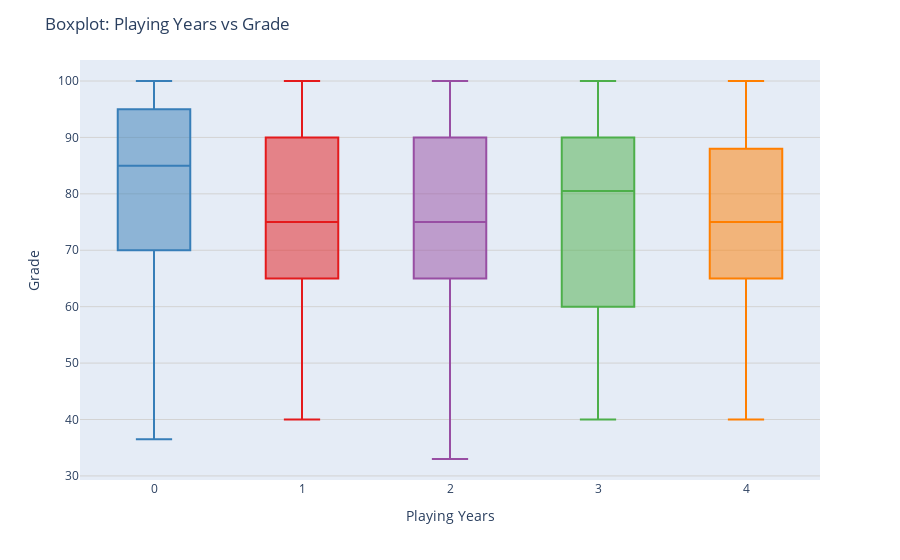

The notebook cell saved with this chart:
### Markdown cell above
### 3.2.2 Argument 2 voor perspectief 2: Lange game-ervaring voorspelt geen betere schoolprestaties
Meer game-ervaring wordt gecorreleerd met lagere cijfers.

### Code cell
%run InfoVisualisation5.ipynb

### Figure 1 — Plotly figure (JSON) as saved in the notebook; plotly's stock layout.template omitted (floating-point values rounded to 4 significant figures; data arrays with more than 128 entries replaced by an {"elided": "..."} marker saying what was removed)
{"data": [{"alignmentgroup": "True", "hovertemplate": "Playing Years=%{x}<br>Grade=%{y}<extra></extra>", "legendgroup": "1", "marker": {"color": "rgb(228,26,28)"}, "name": "1", "notched": false, "offsetgroup": "1", "orientation": "v", "showlegend": true, "type": "box", "x": {"elided": "193 int values"}, "x0": " ", "xaxis": "x", "y": {"elided": "193 float values"}, "y0": " ", "yaxis": "y"}, {"alignmentgroup": "True", "hovertemplate": "Playing Years=%{x}<br>Grade=%{y}<extra></extra>", "legendgroup": "0", "marker": {"color": "rgb(55,126,184)"}, "name": "0", "notched": false, "offsetgroup": "0", "orientation": "v", "showlegend": true, "type": "box", "x": {"elided": "227 int values"}, "x0": " ", "xaxis": "x", "y": {"elided": "227 float values"}, "y0": " ", "yaxis": "y"}, {"alignmentgroup": "True", "hovertemplate": "Playing Years=%{x}<br>Grade=%{y}<extra></extra>", "legendgroup": "3", "marker": {"color": "rgb(77,175,74)"}, "name": "3", "notched": false, "offsetgroup": "3", "orientation": "v", "showlegend": true, "type": "box", "x": [3, 3, 3, 3, 3, 3, 3, 3, 3, 3, 3, 3, 3, 3, 3, 3, 3, 3, 3, 3, 3, 3, 3, 3, 3, 3, 3, 3, 3, 3, 3, 3, 3, 3, 3, 3, 3, 3, 3, 3, 3, 3, 3, 3, 3, 3, 3, 3, 3, 3, 3, 3, 3, 3, 3, 3, 3, 3, 3, 3, 3, 3, 3, 3, 3, 3, 3, 3, 3, 3, 3, 3, 3, 3, 3, 3, 3, 3, 3, 3, 3, 3, 3, 3, 3, 3, 3, 3, 3, 3, 3, 3, 3, 3, 3, 3, 3, 3, 3], "x0": " ", "xaxis": "x", "y": [45.0, 90.0, 95.0, 87.0, 45.0, 100.0, 65.0, 90.0, 50.0, 65.0, 40.0, 48.0, 90.0, 86.0, 55.0, 80.0, 70.0, 57.0, 80.0, 80.0, 76.0, 55.0, 98.0, 50.0, 60.0, 75.0, 50.0, 55.0, 70.0, 50.0, 50.0, 90.0, 85.0, 60.0, 70.0, 80.5, 95.0, 55.5, 80.0, 75.0, 52.0, 62.0, 88.0, 60.0, 95.0, 65.0, 90.5, 90.0, 100.0, 100.0, 92.0, 85.0, 85.0, 100.0, 100.0, 100.0, 100.0, 100.0, 100.0, 100.0, 85.0, 90.0, 90.0, 100.0, 100.0, 100.0, 50.0, 72.0, 85.0, 78.0, 85.3, 92.5, 60.0, 90.0, 80.0, 65.0, 85.0, 79.0, 90.0, 90.0, 100.0, 100.0, 85.0, 70.0, 80.0, 90.0, 90.0, 70.0, 77.0, 96.0, 85.0, 85.0, 55.0, 60.0, 55.5, 89.0, 40.0, 57.0, 50.0], "y0": " ", "yaxis": "y"}, {"alignmentgroup": "True", "hovertemplate": "Playing Years=%{x}<br>Grade=%{y}<extra></extra>", "legendgroup": "2", "marker": {"color": "rgb(152,78,163)"}, "name": "2", "notched": false, "offsetgroup": "2", "orientation": "v", "showlegend": true, "type": "box", "x": {"elided": "137 int values"}, "x0": " ", "xaxis": "x", "y": {"elided": "137 float values"}, "y0": " ", "yaxis": "y"}, {"alignmentgroup": "True", "hovertemplate": "Playing Years=%{x}<br>Grade=%{y}<extra></extra>", "legendgroup": "4", "marker": {"color": "rgb(255,127,0)"}, "name": "4", "notched": false, "offsetgroup": "4", "orientation": "v", "showlegend": true, "type": "box", "x": [4, 4, 4, 4, 4, 4, 4, 4, 4, 4, 4, 4, 4, 4, 4, 4, 4, 4, 4, 4, 4, 4, 4, 4, 4, 4, 4, 4, 4, 4, 4, 4, 4, 4, 4, 4, 4, 4, 4, 4, 4, 4, 4, 4, 4, 4, 4, 4, 4, 4, 4, 4, 4, 4, 4, 4, 4, 4, 4, 4, 4, 4, 4, 4, 4, 4, 4, 4, 4, 4, 4, 4, 4, 4, 4, 4, 4, 4, 4, 4, 4, 4, 4, 4, 4, 4, 4, 4, 4, 4, 4, 4, 4, 4, 4, 4, 4, 4, 4, 4, 4, 4, 4, 4, 4, 4, 4, 4, 4, 4, 4, 4, 4, 4], "x0": " ", "xaxis": "x", "y": [80.0, 74.0, 76.5, 80.0, 50.0, 69.0, 60.0, 60.0, 65.0, 95.0, 80.0, 65.0, 70.0, 92.0, 85.0, 93.0, 77.0, 93.0, 55.0, 50.0, 65.0, 50.0, 55.0, 40.0, 50.0, 45.0, 71.0, 70.0, 87.0, 86.0, 45.0, 88.0, 80.0, 67.0, 73.0, 40.0, 80.0, 55.0, 50.0, 55.0, 75.0, 75.0, 80.0, 98.0, 99.0, 87.0, 70.0, 60.0, 70.0, 90.0, 83.5, 70.0, 67.0, 88.0, 75.0, 91.0, 93.0, 50.0, 80.0, 85.0, 95.0, 85.0, 65.0, 40.0, 100.0, 80.0, 100.0, 80.0, 90.0, 85.0, 100.0, 100.0, 70.0, 100.0, 100.0, 97.0, 90.0, 80.0, 95.0, 100.0, 100.0, 100.0, 60.0, 100.0, 100.0, 87.0, 65.0, 63.0, 50.0, 76.0, 80.0, 65.0, 90.0, 85.0, 80.0, 65.0, 60.5, 55.0, 66.0, 83.5, 70.0, 75.0, 55.3, 70.0, 70.0, 60.0, 60.0, 65.0, 61.0, 70.0, 70.0, 75.0, 82.0, 100.0], "y0": " ", "yaxis": "y"}], "layout": {"autosize": true, "boxmode": "overlay", "legend": {"title": {"text": "Playing Years"}, "tracegroupgap": 0}, "margin": {"t": 60}, "showlegend": false, "title": {"text": "Boxplot: Playing Years vs Grade"}, "xaxis": {"anchor": "y", "autorange": true, "categoryarray": [1, 0, 3, 2, 4], "categoryorder": "array", "domain": [0, 1], "range": [-0.5, 4.5], "title": {"text": "Playing Years"}, "type": "linear"}, "yaxis": {"anchor": "x", "autorange": true, "domain": [0, 1], "gridcolor": "lightgray", "range": [29.28, 103.7], "title": {"text": "Grade"}, "type": "linear"}}}
